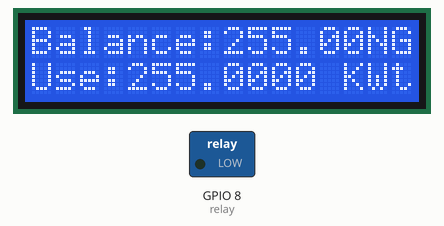
The sketch below on a simulated ESP32-S3. On the bench: 16×2 character LCD, switched loads named in the sketch (green lamp = pin HIGH). WiFi joins after 1.5 s; servers stay silent unless stated; uploads are accepted with an empty reply; storage starts empty; EEPROM starts erased; what the sketch prints to the serial monitor is not drawn.

Above: at 0.1 s.
At 1.9 s:
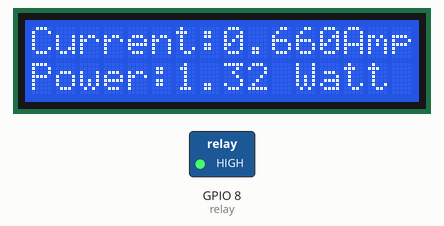
At 17.4 s:
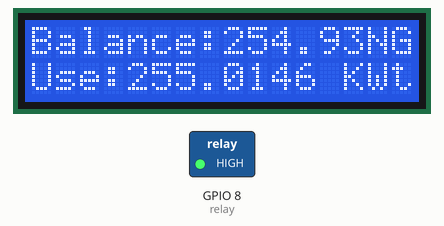
At 37.5 s:
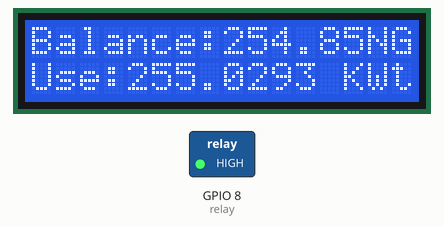
At 67.6 s:
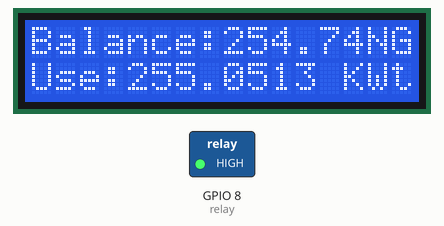
At 127.8 s:
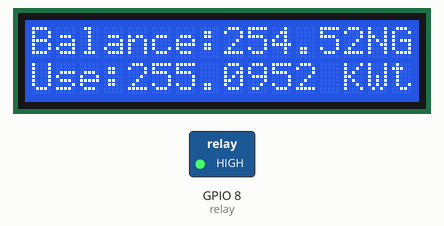

Measured:
- what the display in image 1 shows lasts 5.5 s, from 1.8 s to 7.3 s
- what the display in image 2 shows lasts 4.6 s, from 17.3 s to 21.9 s

The sketch:

Meter_ESP32.ino
```cpp
//DEFINE YOUR RELAY, CURRENT SENSOR DATA PINS, LOW BALANCE, RETRIEVE DATA, THEFT


#include <WiFi.h>
#include <HTTPClient.h>


//#include <Arduino_JSON.h>
#include <ArduinoJson.h>
#include <EEPROM.h>
// define the number of bytes you want to access
#define EEPROM_SIZE 2
//Libraries for SD card
#include <SPI.h>
#include "FS.h"
#include "SD.h"

#define SD_CS 5
String dataMessage;

//WIFI parameters
const char* ssid = "***";
const char* password = "***";

//For current Sensor
#include "ACS712.h"
float error = 0.05;   // initial error of ACS712 sensor
ACS712 ac1(A0, error);
double current = 0L;
double power = 0L;
double load = 0L;
float balance = 0.00f;
float unit = 0.00f;
float unitPrice = 5.00f;
long lastPrint = millis();
long lastDtl = millis();

//LCD initialization
#include <Wire.h>
#include <LiquidCrystal_I2C.h>

// Set the LCD address to 0x27 for a 16 chars and 2 line display
LiquidCrystal_I2C lcd(0x27, 16, 2);

// REPLACE with your Domain name and URL path or IP address with path
const char* serverName1 = "***/sensor_post.php";
const char* serverName2 = "***/sensor_post2.php?id=1";

// Keep this API Key value to be compatible with the PHP code provided in the project page.
// If you change the apiKeyValue value, the PHP file /post-data.php also needs to have the same key
String apiKeyValue = "tPmAT5Ab3j7F9";
String outputsState;
///////////////////////////for relay
int relay = 8;
bool alert = true;
bool relaystate = 1;
//////////////////////////////

void setup() {
  pinMode(relay, OUTPUT);
  digitalWrite(relay, LOW);
  Serial.begin(115200);
  lcd.begin();
  // initialize EEPROM with predefined size
  EEPROM.begin(EEPROM_SIZE);
  //restore data from arduino's Static memory after reboot/ power failure
  reStoreInfo();
  printInfo();

  //SDCARD initializations
  SD.begin(SD_CS);
  if (!SD.begin(SD_CS)) {
    Serial.println("Card Mount Failed");
    return;
  }
  uint8_t cardType = SD.cardType();
  if (cardType == CARD_NONE) {
    Serial.println("No SD card attached");
    return;
  }
  Serial.println("Initializing SD card...");
  if (!SD.begin(SD_CS)) {
    Serial.println("ERROR - SD card initialization failed!");
    return;    // init failed
  }

  File file = SD.open("/data.txt");
  if (!file) {
    Serial.println("File doens't exist");
    Serial.println("Creating file...");
    writeFile(SD, "/data.txt", "Balance, Unit, Current, Power \r\n");
  }
  else {
    Serial.println("File already exists");
  }
  file.close();

  //WIFI initializations

  WiFi.begin(ssid, password);
  Serial.println("Connecting");
  while (WiFi.status() != WL_CONNECTED) {
    delay(500);
    Serial.print(".");
  }
  Serial.println("");
  Serial.print("Connected to WiFi network with IP Address: ");
  Serial.println(WiFi.localIP());
}

void loop() {
  //check for client connection
 /* WiFiClient client;
  const int httpPort = 80;
  if (!client.connect(serverName1, httpPort))
  {
    Serial.println("connection failedjjjjj");
    digitalWrite(relay, LOW);
    return;
  }
*/
  if (balance > 1)
  {
    digitalWrite(relay, relaystate);
    currentCalculation();
    storeInfo();
    printDetails();
    printBalance();
    checkLowBalance();
    send_alldata();
    delay(3000);
    outputsState = httpGETRequest(serverName2);
    parse_payload();
    logSDCard();

  }
  else {

    digitalWrite(relay, LOW);
    lcd.clear();
    lcd.print("Low Balance");
    lcd.setCursor(0, 1);
    lcd.print("Please Recharge");
    delay(500);
  }

  checkLowBalance();
  Serial.flush();

}


String httpGETRequest(const char* serverName) {

  HTTPClient http;

  // Your IP address with path or Domain name with URL path
  http.begin(serverName);

  // Send HTTP POST request
  int httpResponseCode = http.GET();

  String payload = "{}";

  if (httpResponseCode > 0) {
    Serial.print("HTTP Response code: ");
    Serial.println(httpResponseCode);
    payload = http.getString();
  }
  else {
    Serial.print("Error code: ");
    Serial.println(httpResponseCode);
  }
  // Free resources
  http.end();

  return payload;
}

void parse_payload() {
  const size_t bufferSize = JSON_OBJECT_SIZE(2) + JSON_OBJECT_SIZE(3) + JSON_OBJECT_SIZE(5) + JSON_OBJECT_SIZE(8) + 370;
  DynamicJsonBuffer jsonBuffer(bufferSize);
  JsonObject& root = jsonBuffer.parseObject(outputsState);
  int id = root["id"]; // 1
  const char* state = root["status"];
  Serial.print("ID:");
  Serial.println(id);
  Serial.print("Status:");
  Serial.println(state);
  String led = root["status"];

  if (led == "ON" ) {
    relaystate = 1;
    digitalWrite(relay, relaystate);
  }
  else if (led == "OFF" ) {
   relaystate = 0;
   digitalWrite(relay, relaystate);

  }
}


void send_alldata() {

  if (WiFi.status() == WL_CONNECTED) {
    HTTPClient http;

    // Your Domain name with URL path or IP address with path
    http.begin(serverName1);

    // Specify content-type header
    http.addHeader("Content-Type", "application/x-www-form-urlencoded");

    // Prepare your HTTP POST request data
    String httpRequestData = "api_key=" + apiKeyValue + "&balance=" + String(balance)
                             + "&unit=" + String(unit) + "&current=" + String(current) + "&power=" + String(power) + "";
    Serial.print("httpRequestData: ");
    Serial.println(httpRequestData);


    // Send HTTP POST request
    int httpResponseCode = http.POST(httpRequestData);

    if (httpResponseCode > 0) {
      Serial.print("HTTP Response code: ");
      Serial.println(httpResponseCode);
    }
    else {
      Serial.print("Error code: ");
      Serial.println(httpResponseCode);
    }
    // Free resources
    http.end();
  }
  else {
    Serial.println("WiFi Disconnected");
  }


}


void checkLowBalance()
{
  if (balance < 20 && alert)    //notify customer about low balance
  {
    //Take an action


    alert = false;
    // cashbalance = 0;
  }
}

//PrintBalance
void printBalance()
{
  if ((millis() - lastPrint) > 5000) //print balance and usage every 5 seconds without using delay()
  {
    printInfo();
    delay(1000);
    lastPrint = millis();
  }
}

//Calculate Current and other parameters
void currentCalculation()
{
  //IMPORTED SOME CORRECTIONS
  current = 0.66 ; //power calculations
  power = 2.00 * current;
  load = (power / (10.0 * 36.0)); // instantanious load
  unit += load;                    //Cumulated load or power consumption
  balance -= load * unitPrice;     // balance adjustment
}

//printing...
void printInfo() {

  lcd.clear();
  lcd.print("Balance:");
  lcd.print(balance, 2);
  lcd.print("NGN");
  lcd.setCursor(0, 1);
  lcd.print("Use:");
  lcd.print(unit, 4);
  lcd.print(" KWtt");
  delay(100);
}
void printDetails()
{

  lcd.clear();
  lcd.print("Current:");
  lcd.print(current, 3);
  lcd.print("Amps");
  lcd.setCursor(0, 1);
  lcd.print("Power:");
  lcd.print(power);
  lcd.print(" Watt");
  delay(1000);

}

//WRITE TO EEPROM
void storeInfo()
{
  //  EEPROM[100]=unit;
  //  EEPROM[0]=balance;

  EEPROM.write(0, unit);
  EEPROM.write(1, balance);
  EEPROM.commit();

}

//READ FROM EEPROM

void reStoreInfo()
{
  //  unit= EEPROM[100];
  //  balance= EEPROM[0];

  unit =  EEPROM.read(0);
  balance = EEPROM.read(1);

}

//Write to SDCARD
void writeFile(fs::FS &fs, const char * path, const char * message) {
  Serial.printf("Writing file: %s\n", path);

  File file = fs.open(path, FILE_WRITE);
  if (!file) {
    Serial.println("Failed to open file for writing");
    return;
  }
  if (file.print(message)) {
    Serial.println("File written");
  } else {
    Serial.println("Write failed");
  }
  file.close();
}

//Write INFO to SDCARD
void logSDCard() {
  dataMessage = String(balance) + "," + String(unit) + "," + String(current) + "," +
                String(power) + "\r\n";
  Serial.print("Save data: ");
  Serial.println(dataMessage);
  appendFile(SD, "/data.txt", dataMessage.c_str());
}

//Append to SDCARD
void appendFile(fs::FS &fs, const char * path, const char * message) {
  Serial.printf("Appending to file: %s\n", path);

  File file = fs.open(path, FILE_APPEND);
  if (!file) {
    Serial.println("Failed to open file for appending");
    return;
  }
  if (file.print(message)) {
    Serial.println("Message appended");
  } else {
    Serial.println("Append failed");
  }
  file.close();
}
```
